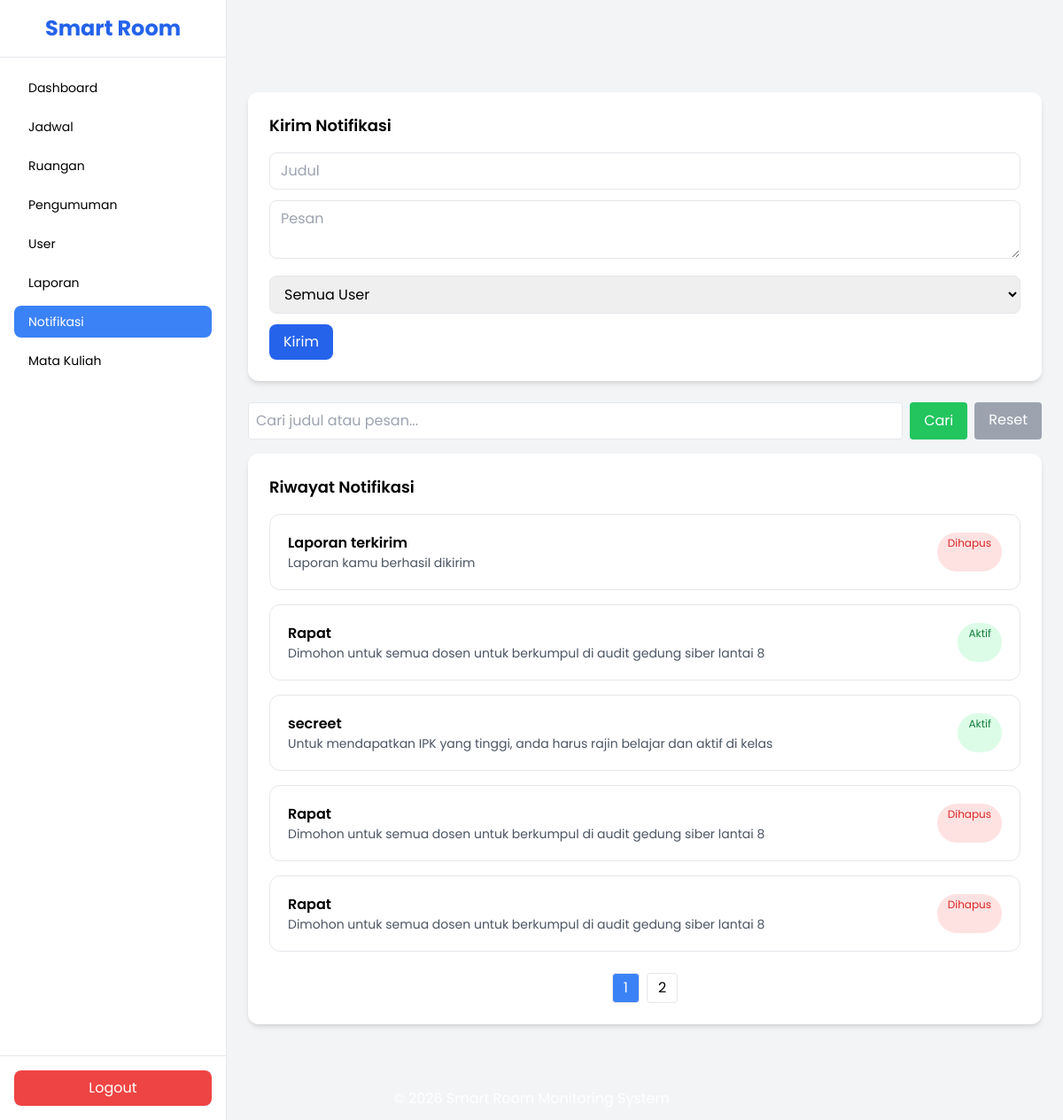
Page /index.php?menu=notifikasi (signed in) on the earlier database version.
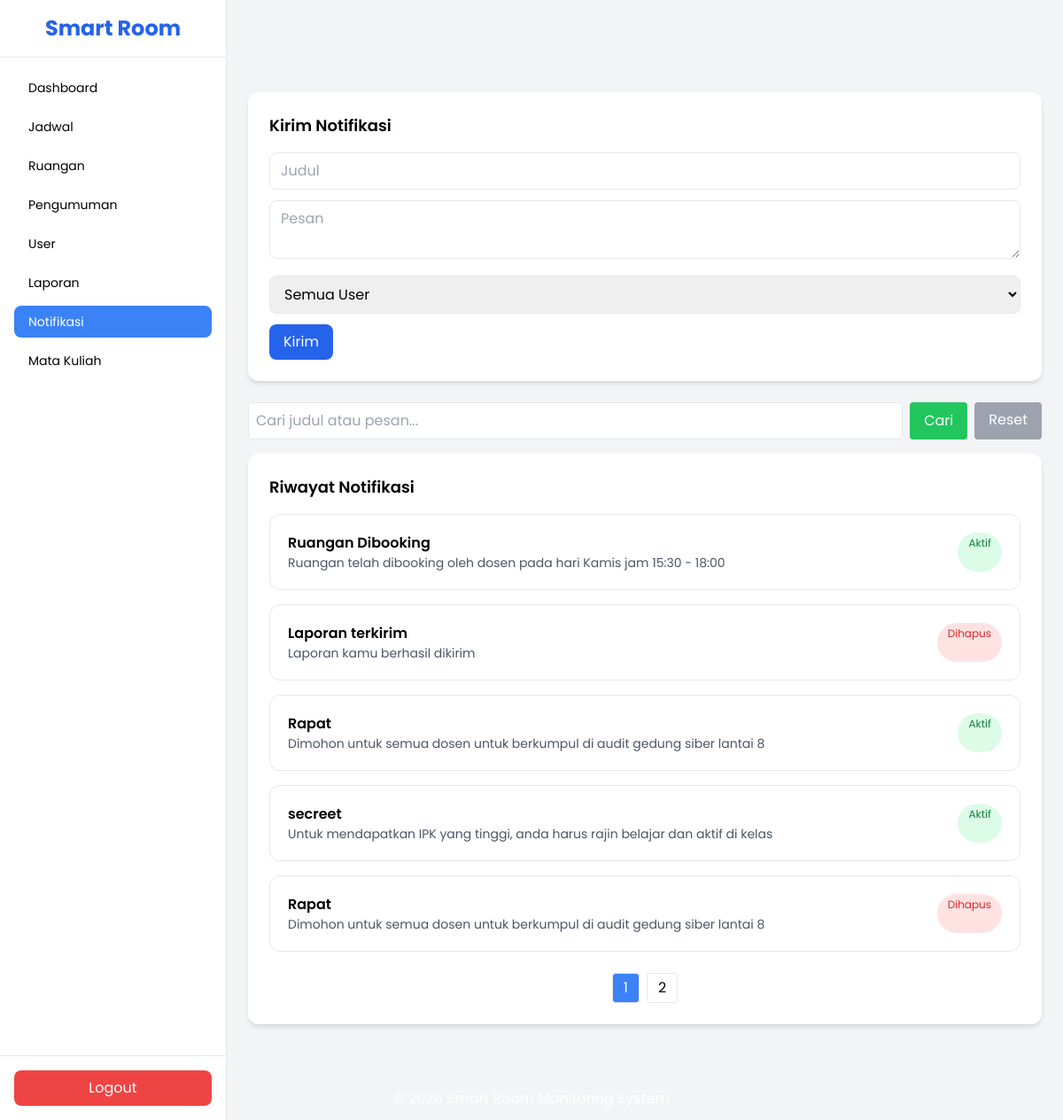
Same page on the later database version.
### tables this page shows
CREATE TABLE `notifikasi` (
  `id_notifikasi` int(11) NOT NULL,
  `judul` varchar(100) DEFAULT NULL,
  `pesan` text DEFAULT NULL,
  `created_at` datetime DEFAULT NULL,
  `status` enum('aktif','dihapus') DEFAULT 'aktif'
);

### admin/notifikasi.php (the view, shortened to what this page needs)
<?php
include "config/koneksi.php";
$limit = 5;
$page  = isset($_GET['page']) ? (int)$_GET['page'] : 1;
$start = ($page - 1) * $limit;
$cari = $_GET['cari'] ?? '';
$sql = "
SELECT * FROM notifikasi
WHERE 1=1
";
$sql_count = $sql;
$sql .= " ORDER BY id_notifikasi DESC LIMIT $start, $limit";
$data = $conn->query($sql);
$total_data = $conn->query($sql_count)->num_rows;
$total_page = ceil($total_data / $limit);
?>
<div class="max-w-4xl mx-auto mt-6">
<div class="bg-white shadow-md rounded-xl p-6 mb-6">
<h3 class="text-lg font-semibold mb-4">Kirim Notifikasi</h3>
<form method="POST">
    <input type="text" name="judul"
    class="w-full border rounded-lg px-3 py-2 mb-3"
    placeholder="Judul" required>
    <textarea name="pesan"
    class="w-full border rounded-lg px-3 py-2 mb-3"
    placeholder="Pesan" required></textarea>
    <select name="target"
    class="w-full border rounded-lg px-3 py-2 mb-3">
        <option value="">Semua User</option>
    </select>
    <button name="kirim"
    class="bg-blue-600 text-white px-4 py-2 rounded-lg">
    Kirim
    </button>
</form>
</div>
<form method="GET" class="mb-4 flex gap-2">
    <input type="text" name="cari"
        placeholder="Cari judul atau pesan..."
        value="<?= htmlspecialchars($cari) ?>"
        class="border p-2 rounded w-full">
    <button class="bg-green-500 text-white px-4 py-2 rounded">
        Cari
    </button>
    <a href="index.php?menu=notifikasi"
       class="bg-gray-400 text-white px-4 py-2 rounded">
       Reset
    </a>
</form>
<div class="bg-white shadow-md rounded-xl p-6">
<h4 class="text-lg font-semibold mb-4">Riwayat Notifikasi</h4>
<?php if($data && $data->num_rows > 0){ ?>
<div class="space-y-4">
<?php while($d = $data->fetch_assoc()): ?>
<div class="border rounded-xl p-5">
    <div class="flex justify-between">
        <div>
            <h3 class="font-semibold"><?= $d['judul'] ?></h3>
            <p class="text-sm text-gray-600">
                <?= $d['pesan'] ?>
            </p>
        </div>
        <?php if($d['status'] == 'aktif'): ?>
            <span class="bg-green-100 text-green-700 text-xs px-3 py-1 rounded-full">
                Aktif
            </span>
        <?php else: ?>
            <span class="bg-red-100 text-red-600 text-xs px-3 py-1 rounded-full">
                Dihapus
            </span>
        <?php endif; ?>
    </div>
</div>
<?php endwhile; ?>
</div>
<div class="flex justify-center mt-6 space-x-2">
<?php for($i = 1; $i <= $total_page; $i++): ?>
<a href="index.php?menu=notifikasi&page=<?= $i ?>&cari=<?= urlencode($cari) ?>"
   class="px-3 py-1 border rounded
   <?= ($i == $page) ? 'bg-blue-500 text-white' : '' ?>">
   <?= $i ?>
</a>
<?php endfor; ?>
</div>
<?php } else { ?>
<div class="text-center text-gray-400 py-10">
    Tidak ada data notifikasi
</div>
<?php } ?>
</div>
</div>

### index.php (shortened to what this page needs)
<!DOCTYPE html>
<html lang="id">
<head>
<script src="https://cdn.tailwindcss.com"></script>
</head>
<body class="bg-gray-100">
<?php
$role = $_SESSION['role'] ?? '';
?>
<div class="flex">
    <?php if($role == 'admin'){ ?>
        <?php include "includes/sidebar.php"; ?>
    <?php } ?>
    <div class="flex-1 pt-20 px-6 pb-10
    <?= ($role == 'admin') ? 'ml-64' : '' ?>">
        <?php include "includes/menu.php"; ?>
    </div>
</div>
</body>
</html>
<?php include "includes/footer.php"; ?>

### includes/sidebar.php (shortened to what this page needs)
<?php
$menu = $_GET['menu'] ?? '';
$role = $_SESSION['role'] ?? '';
?>
<div class="w-64 bg-white border-r fixed left-0 top-0 bottom-0 flex flex-col">
    <div class="p-4 text-center text-2xl font-bold text-blue-600 border-b">
        Smart Room
    </div>
    <nav class="flex-1 p-4 space-y-2 text-sm">
        <?php if($role == 'admin'): ?>
        <a href="?menu=dashboard_admin"
        class="block px-4 py-2 rounded-lg <?= $menu=='dashboard_admin'?'bg-blue-500 text-white':'' ?> hover:bg-blue-500 hover:text-white">
        Dashboard
        </a>
        <a href="?menu=kelola_jadwal"
        class="block px-4 py-2 rounded-lg <?= $menu=='kelola_jadwal'?'bg-blue-500 text-white':'' ?> hover:bg-blue-500 hover:text-white">
        Jadwal
        </a>
        <a href="?menu=kelola_ruangan"
        class="block px-4 py-2 rounded-lg <?= $menu=='kelola_ruangan'?'bg-blue-500 text-white':'' ?> hover:bg-blue-500 hover:text-white">
        Ruangan
        </a>
        <a href="?menu=kelola_pengumuman"
        class="block px-4 py-2 rounded-lg <?= $menu=='kelola_pengumuman'?'bg-blue-500 text-white':'' ?> hover:bg-blue-500 hover:text-white">
        Pengumuman
        </a>
        <a href="?menu=kelola_user"
        class="block px-4 py-2 rounded-lg <?= $menu=='kelola_user'?'bg-blue-500 text-white':'' ?> hover:bg-blue-500 hover:text-white">
        User
        </a>
        <a href="?menu=laporan"
        class="block px-4 py-2 rounded-lg <?= $menu=='laporan'?'bg-blue-500 text-white':'' ?> hover:bg-blue-500 hover:text-white">
        Laporan
        </a>
        <a href="?menu=notifikasi"
        class="block px-4 py-2 rounded-lg <?= $menu=='notifikasi'?'bg-blue-500 text-white':'' ?> hover:bg-blue-500 hover:text-white">
        Notifikasi
        </a>
        <a href="?menu=kelola_mata_kuliah"
        class="block px-4 py-2 rounded-lg <?= $menu=='kelola_mata_kuliah'?'bg-blue-500 text-white':'' ?> hover:bg-blue-500 hover:text-white">
        Mata Kuliah
        </a>
        <?php endif; ?>
    </nav>
    <div class="p-4 border-t">
        <a href="auth/logout.php"
        onclick="return confirm('Yakin ingin logout?')"
        class="block text-center bg-red-500 text-white py-2 rounded-lg hover:bg-red-600 transition">
        Logout
        </a>
    </div>
</div>

### includes/menu.php (shortened to what this page needs)
<?php
$menu = $_GET['menu'] ?? 'home';
$role = $_SESSION['role'] ?? '';
switch($menu){
case "notifikasi":
case "notifikasi_user":
    if($role == "admin"){
        include "admin/notifikasi.php";
    }
break;
}
?>

### includes/footer.php (shortened to what this page needs)
<footer class="bg-dark text-white text-center p-3 mt-5">
</footer>

### index.php (style rules this page uses)
body { font-family:'Poppins',sans-serif; }

Differences in the rows shown:
no longer on this page (row unchanged): notifikasi: judul "Rapat", pesan "Dimohon untuk semua dosen untuk berkumpul di audit gedung siber lantai 8", status "Dihapus"
added notifikasi: judul "Ruangan Dibooking", pesan "Ruangan telah dibooking oleh dosen pada hari Kamis jam 15:30 - 18:00", status "Aktif"
